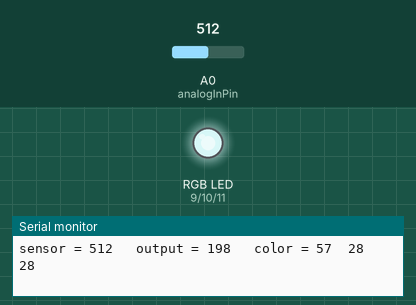
Bench run of a sketch on a simulated Arduino Uno, built with avr-gcc and run on an emulated ATmega328P. Shown: an RGB LED mixed from three pins (HIGH = lit), the last lines printed to the serial monitor. The inputs (shaded band) are chosen by the test bench; at power-on: A0 (analogInPin) = 512. Dim RGB values are drawn brighter than linear.

Above: at 1.2 s.
1.3 s: A0 (analogInPin) set to 190
At 2.0 s:
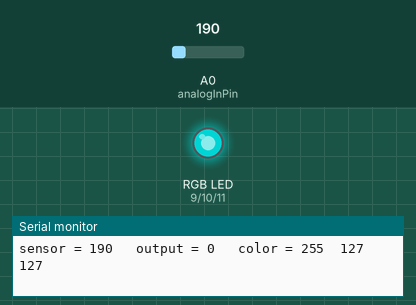
2.8 s: A0 (analogInPin) set to 202
At 4.0 s:
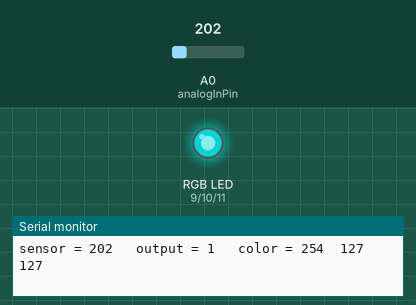
4.3 s: A0 (analogInPin) set to 306
At 4.7 s:
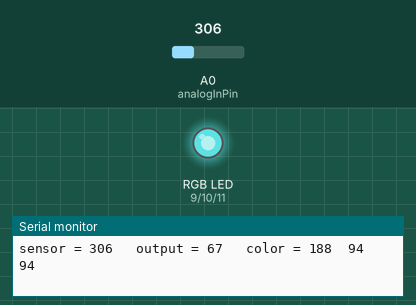
5.8 s: A0 (analogInPin) set to 0
At 6.4 s:
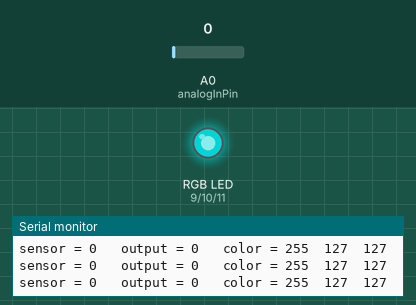
7.3 s: A0 (analogInPin) set to 210
At 8.5 s:
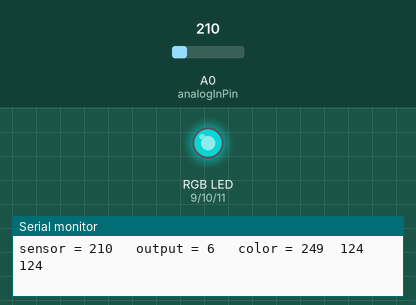
8.8 s: A0 (analogInPin) set to 122
At 9.2 s:
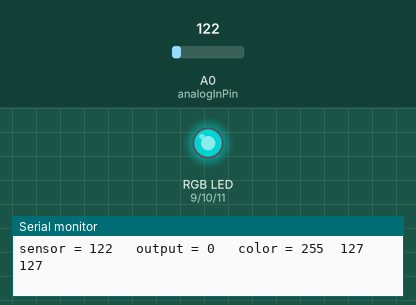
Timing chart, 0 to 11.8 s (numbered marks = the images above; inputs shaded):
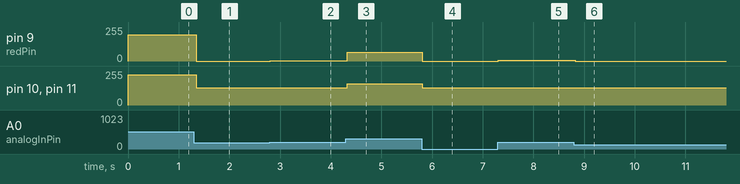

The sketch:

RGBlight.ino
```cpp
const int redPin = 9;
const int greenPin = 10;
const int bluePin = 11;
const int analogInPin = A0;  // Analog input pin that the potentiometer is attached to

long prevTime = 0;

void setup() {
  Serial.begin(9600);
  pinMode(redPin, OUTPUT);
  pinMode(greenPin, OUTPUT);
  pinMode(bluePin, OUTPUT);
}

void loop() {
  // read the analog in value:
  int sensorValue = analogRead(analogInPin);
  // map it to the range of the analog out:
  int outputValue = map(sensorValue, 200, 600, 0, 255);
  outputValue = constrain(outputValue, 0, 255);

  // print the results to the serial monitor:
  Serial.print("sensor = ");
  Serial.print(sensorValue);
  Serial.print("\t output = ");
  Serial.print(outputValue);

  if (outputValue < 200) {
    rgb(255 - outputValue, (255 - outputValue) / 2, (255 - outputValue) / 2); //red, green, blue
  } else {
    rgb(255 - outputValue, 255 - outputValue, 255 - outputValue); //red, green, blue
  }


  // wait 2 milliseconds before the next loop
  // for the analog-to-digital converter to settle
  // after the last reading:
  delay(20);
}

void rgb(int red, int green, int blue) {
  analogWrite(redPin, 255 - red);
  analogWrite(greenPin, 255 - green);
  analogWrite(bluePin, 255 - blue);
  Serial.print("\t color = ");
  Serial.print(red);
  Serial.print("\t");
  Serial.print(green);
  Serial.print("\t");
  Serial.println(blue);
}
```

Measured:
- after the input at 1.3 s, pin 9 (redPin): 198/255 → 0/255 after 0.05 s; pin 10 (greenPin), pin 11 (bluePin): 227/255 → 128/255 after 0.05 s
- after the input at 2.8 s, pin 9 (redPin): 0/255 → 1/255 at once
- after the input at 4.3 s, pin 9 (redPin): 1/255 → 67/255 at once; pin 10 (greenPin), pin 11 (bluePin): 128/255 → 161/255 at once
- after the input at 5.8 s, pin 9 (redPin): 67/255 → 0/255 at once; pin 10 (greenPin), pin 11 (bluePin): 161/255 → 128/255 at once
- after the input at 7.3 s, pin 9 (redPin): 0/255 → 6/255 at once; pin 10 (greenPin), pin 11 (bluePin): 128/255 → 131/255 at once
- after the input at 8.8 s, pin 9 (redPin): 6/255 → 0/255 at once; pin 10 (greenPin), pin 11 (bluePin): 131/255 → 128/255 at once
